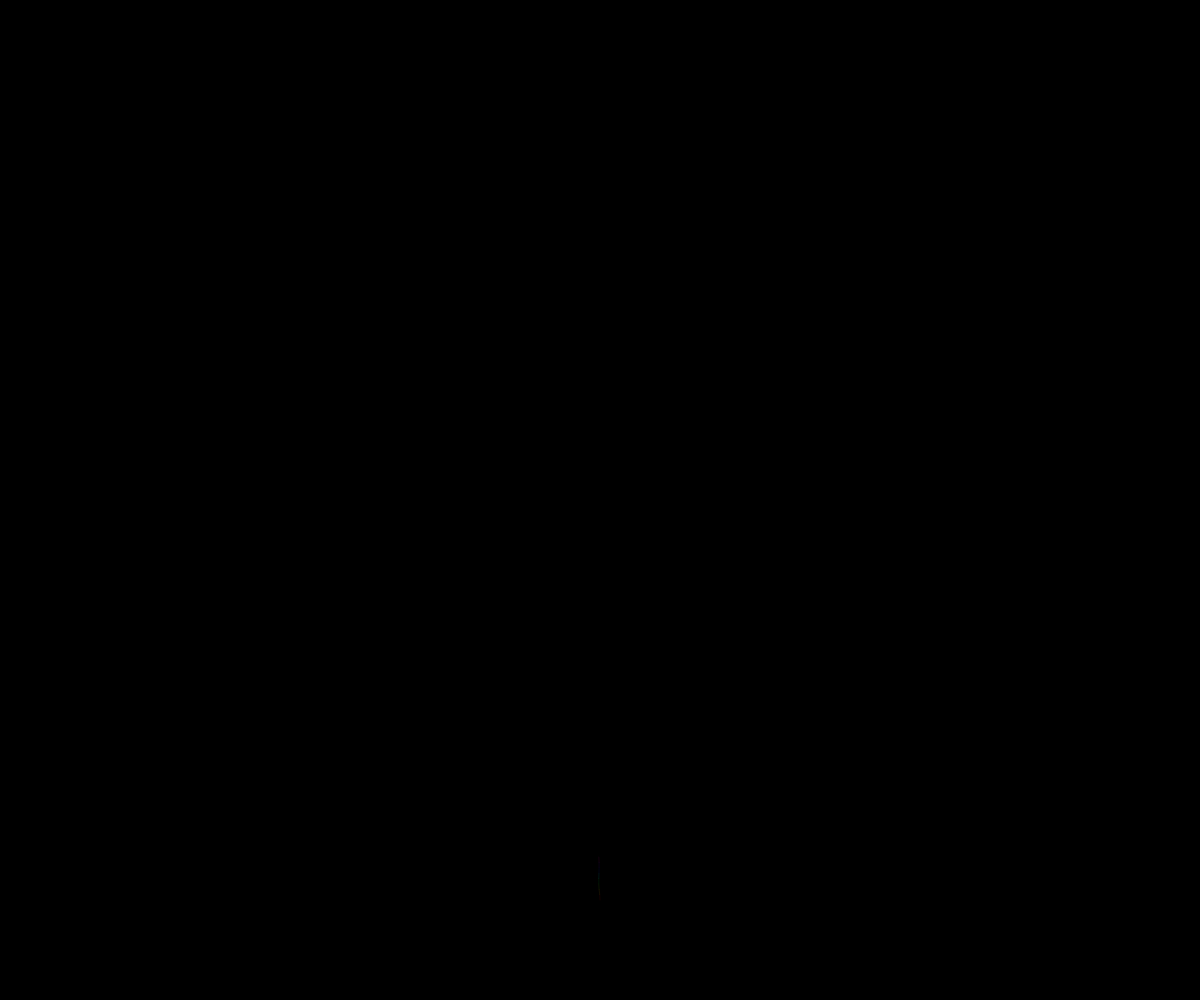
Frame 1 (no input)
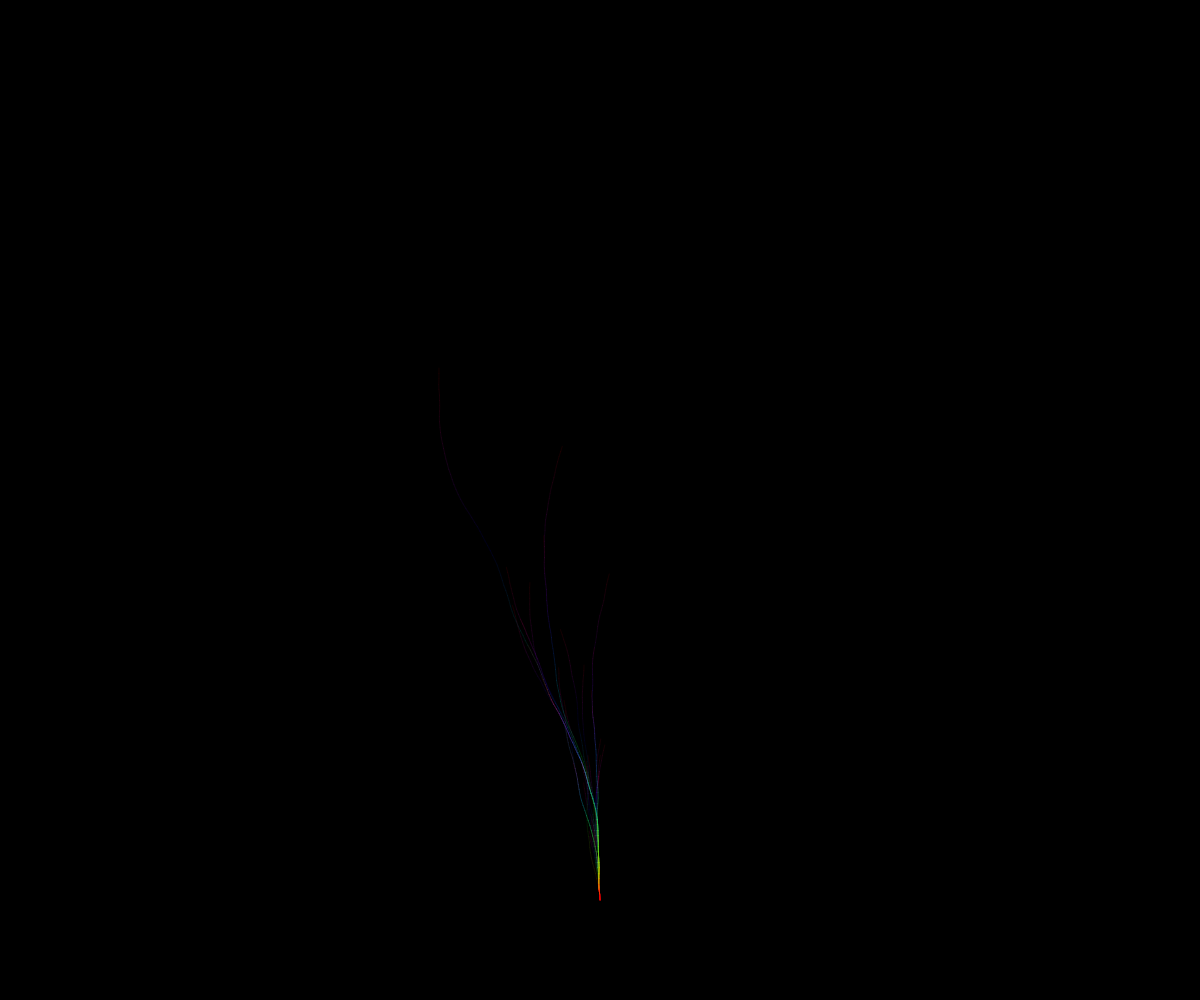
Frame 60 (no input)
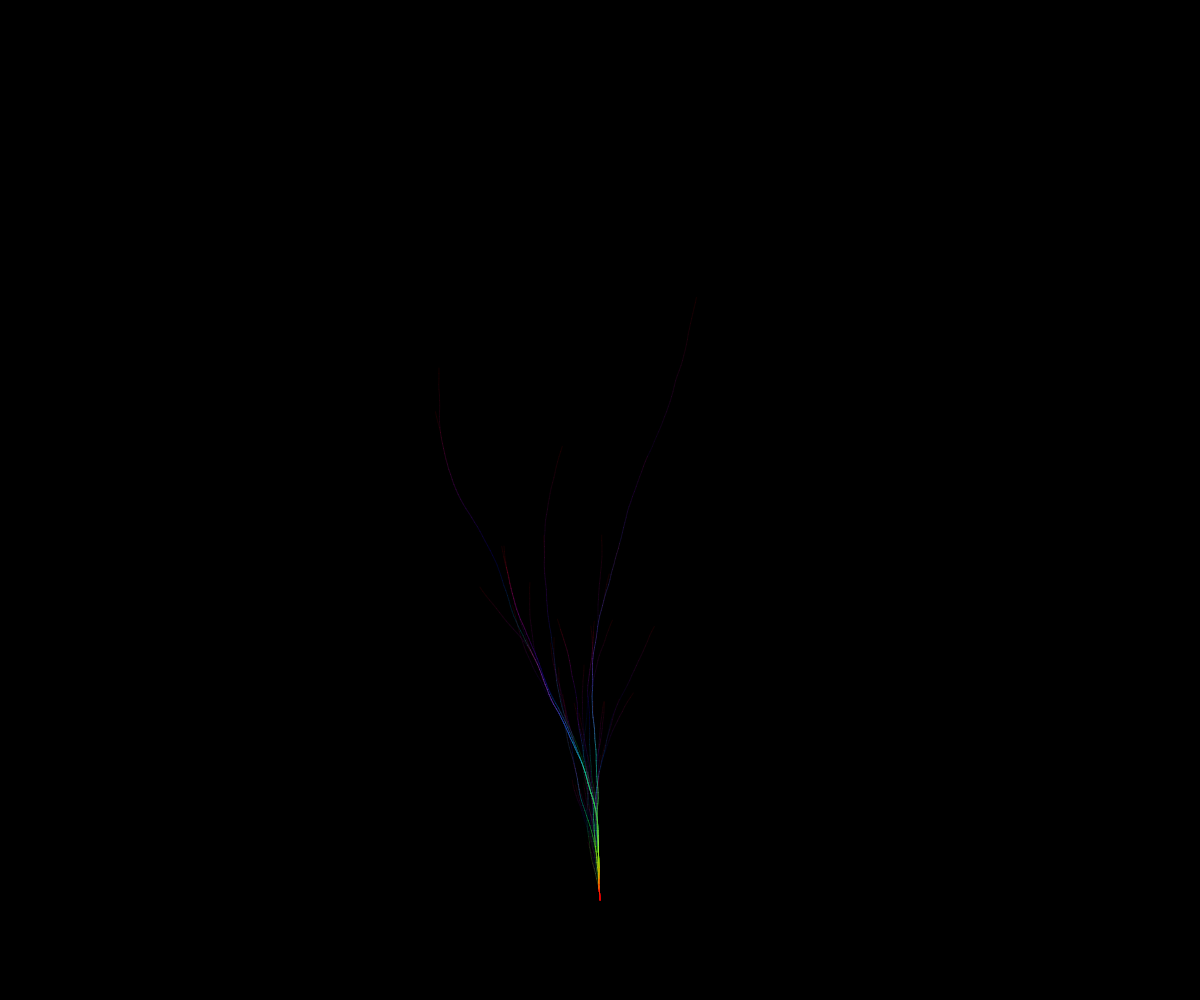
Frame 120 (the mouse pressed at the canvas centre since frame 60)

The p5.js sketch that drew these frames (run headless with seeded random() and noise() and a simulated clock; from frame 60 on, the mouse is pressed at the canvas centre):

// p5.js sketch
// ── sketch.js
let start = 1;          // Starting number for the Collatz sequence
let reset = start;      // Value to reset 'start' to prevent overflow

// Generalized equation for collatz function f(n, b, m)
// f(n, b, m) = n/b            if n mod b = 0
// f(n, b, m) = (b^m * 1)*n + b^m - (n mod b^m)      if n mod b != 0   

// x = b^m
// z = b
// y = b

let inc = 17;           // Increment for 'start' after each sequence 
let len;                // Length of lines drawn
let sw;                 // Stroke weight
let z = (7);            // Supporting value for calculations
let y = (z**1);         // Base value for calculations
let m = 1;              // Exponent value for calculations 
let x = (y**m);         // Exponential value for calculations
let angle = Math.PI / (2**8); // Angle of rotation

///////////////////////////////
// Some interesting fractal values
// Make sure to adjust the drawing function to center the image
// Change the drawing setup to scale the image

// inc = 1024, z = 2**8, m = 3, angle = Math.PI / (2**15.96)


// Create drawing setup
function setup() {
  createCanvas(innerWidth, innerHeight);  // Create canvas matching window size
  background(0);                          // Black background
  colorMode(HSB, 1, 1, 1, 1);             // Use HSB color mode

  let minDimension = min(width, height);  // Find the smaller dimension

  sw = map(minDimension,1920, 1080, 1, 1); // Scale stroke weight based on screen size
  strokeWeight(sw); 

  len = map(minDimension, 1920, 1080, 1, 5); // Scale line length based on screen size
}

// Create drawing function
function draw() {
  let sequence = [];    // Array to store the Collatz sequence
  let n = start;        // Initialize 'n' with the starting number

  do {
    sequence.push(n);   // Add current number to the sequence
    n = collatz(n);     // Calculate next number in the Collatz sequence
  } while (n != 1);     // Continue until sequence reaches 1

  sequence.push(1);     // Add the final '1' to the sequence 
  sequence.reverse();   // Reverse the sequence for drawing

  resetMatrix();          // Reset drawing transformations
  translate(50*width / 100, 90*height / 100); // Position drawing in the center

  for (let j = 0; j < sequence.length; j++) {
    let value = sequence[j]; 

    // Rotate based on value's relation to y 
    if ((value % y) >= (y / 2)) {
      rotate(angle * (2*((value % y) -(y/2))+1));  
    } else {
      rotate(-angle * (2*((y / 2) -(value % y))-1)); 
    }

    stroke(j / sequence.length, 1, 1, 0.08); // Color based on position in sequence
    line(0, 0, 0, -len);                    // Draw a line
    translate(0, -len);                     // Move drawing position upward
  }

  start += inc;         // Increment start value for the next sequence
  print(start);         

  // Reset start to prevent overflow
  if (start > 100000000) {
    reset++
    start = reset
  }
}

// Collatz function
function collatz(n) {
  let r = (n % x);            // Calculate remainder of n divided by x

  if (n % y == 0) {           // If n is divisible by y
    return n / y;             // Even case of Collatz conjecture
  } else {                    // If n is not divisible by y
    return ((n * (x + 1) + (x - r))/y); // Odd case of Collatz conjecture
  }
}
